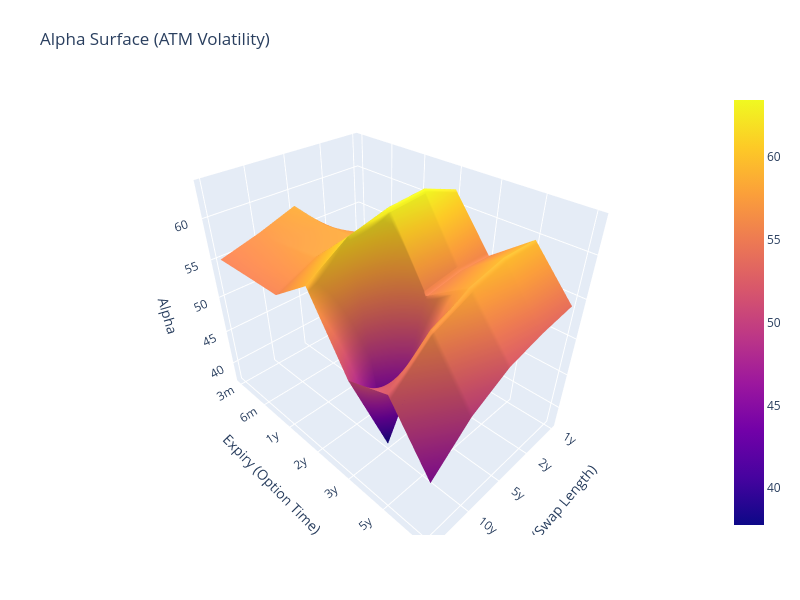
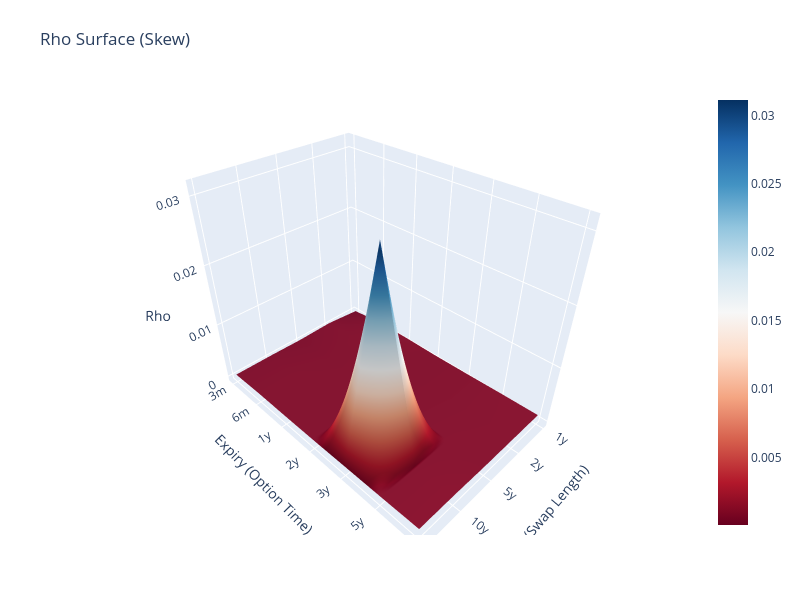
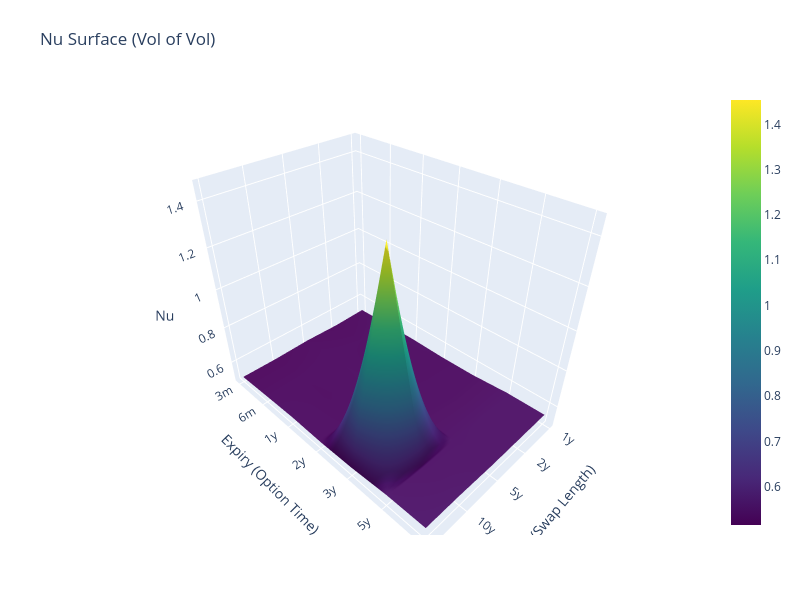

The notebook cell saved with these charts, in order:
### Markdown cell above
### Visualization

### Code cell
def plot_sabr_surface(data_df, param_name, title, color_scale='Viridis'):
    """
    Generates an interactive 3D surface plot for a given SABR parameter.
    """
    # 1. Pivot Data: Rows=Expiry, Cols=Tenor, Values=Parameter
    # Ensure logical sort order for axis labels
    expiry_order = ['3m', '6m', '1y', '2y', '3y', '5y', '10y']
    tenor_order = ['1y', '2y', '5y', '10y', '30y']
    
    pivot_df = data_df.pivot(index='Expiry', columns='Tenor', values=param_name)
    pivot_df = pivot_df.reindex(expiry_order)[tenor_order]
    
    # 2. Create Grid
    x = tenor_order
    y = expiry_order
    z = pivot_df.values
    
    # 3. Plotly Surface
    fig = go.Figure(data=[go.Surface(z=z, x=x, y=y, colorscale=color_scale)])
    
    fig.update_layout(
        title=title,
        scene = dict(
            xaxis_title='Tenor (Swap Length)',
            yaxis_title='Expiry (Option Time)',
            zaxis_title=param_name,
            xaxis=dict(tickmode='array', tickvals=list(range(len(x))), ticktext=x),
            yaxis=dict(tickmode='array', tickvals=list(range(len(y))), ticktext=y),
        ),
        width=800,
        height=600,
        margin=dict(l=65, r=50, b=65, t=90)
    )
    
    fig.show()

# --- Generate the 3 Surfaces ---

# 1. Alpha Surface (ATM Volatility)
plot_sabr_surface(calib_df, 'Alpha', 'Alpha Surface (ATM Volatility)', 'Plasma')

# 2. Rho Surface (Skew)
plot_sabr_surface(calib_df, 'Rho', 'Rho Surface (Skew)', 'RdBu')

# 3. Nu Surface (Vol of Vol)
plot_sabr_surface(calib_df, 'Nu', 'Nu Surface (Vol of Vol)', 'Viridis')

### Figure 1 — Plotly figure (JSON) as saved in the notebook; plotly's stock layout.template omitted (floating-point values rounded to 4 significant figures)
{"data": [{"colorscale": [[0, "#0d0887"], [0.1111, "#46039f"], [0.2222, "#7201a8"], [0.3333, "#9c179e"], [0.4444, "#bd3786"], [0.5556, "#d8576b"], [0.6667, "#ed7953"], [0.7778, "#fb9f3a"], [0.8889, "#fdca26"], [1, "#f0f921"]], "type": "surface", "x": ["1y", "2y", "5y", "10y", "30y"], "y": ["3m", "6m", "1y", "2y", "3y", "5y", "10y"], "z": [[43.36, 52.01, 58.24, 56.54, 55.16], [46.08, 54.37, 57.69, 56.93, 55.27], [51.53, 56.93, 57.91, 57.57, 55.34], [61.83, 63.45, 63.03, 61.81, 58.75], [55.64, 55.87, 55.18, 37.78, 50.72], [59.54, 59.62, 58.54, 56.72, 52.47], [53.99, 53.41, 52.36, 49.85, 45.46]]}], "layout": {"height": 600, "margin": {"b": 65, "l": 65, "r": 50, "t": 90}, "scene": {"xaxis": {"tickmode": "array", "ticktext": ["1y", "2y", "5y", "10y", "30y"], "tickvals": [0, 1, 2, 3, 4], "title": {"text": "Tenor (Swap Length)"}}, "yaxis": {"tickmode": "array", "ticktext": ["3m", "6m", "1y", "2y", "3y", "5y", "10y"], "tickvals": [0, 1, 2, 3, 4, 5, 6], "title": {"text": "Expiry (Option Time)"}}, "zaxis": {"title": {"text": "Alpha"}}}, "title": {"text": "Alpha Surface (ATM Volatility)"}, "width": 800}}

### Figure 2 — Plotly figure (JSON) as saved in the notebook; plotly's stock layout.template omitted (floating-point values rounded to 4 significant figures)
{"data": [{"colorscale": [[0, "rgb(103,0,31)"], [0.1, "rgb(178,24,43)"], [0.2, "rgb(214,96,77)"], [0.3, "rgb(244,165,130)"], [0.4, "rgb(253,219,199)"], [0.5, "rgb(247,247,247)"], [0.6, "rgb(209,229,240)"], [0.7, "rgb(146,197,222)"], [0.8, "rgb(67,147,195)"], [0.9, "rgb(33,102,172)"], [1, "rgb(5,48,97)"]], "type": "surface", "x": ["1y", "2y", "5y", "10y", "30y"], "y": ["3m", "6m", "1y", "2y", "3y", "5y", "10y"], "z": [[6.741e-05, 0.000618, 0.0004617, 0.0005558, 0.0005635], [0.0007294, 0.000711, 0.0006388, 0.0007067, 0.000711], [0.0008069, 0.0007073, 0.0007241, 0.0007473, 0.0006899], [0.0007241, 0.0007244, 0.0007239, 0.00073, 0.0007248], [0.0007787, 0.0007765, 0.0007914, 0.03113, 0.000825], [0.0008823, 0.0008629, 0.0008865, 0.0009053, 0.0009146], [0.0009167, 0.0009158, 0.0009176, 0.001058, 0.001053]]}], "layout": {"height": 600, "margin": {"b": 65, "l": 65, "r": 50, "t": 90}, "scene": {"xaxis": {"tickmode": "array", "ticktext": ["1y", "2y", "5y", "10y", "30y"], "tickvals": [0, 1, 2, 3, 4], "title": {"text": "Tenor (Swap Length)"}}, "yaxis": {"tickmode": "array", "ticktext": ["3m", "6m", "1y", "2y", "3y", "5y", "10y"], "tickvals": [0, 1, 2, 3, 4, 5, 6], "title": {"text": "Expiry (Option Time)"}}, "zaxis": {"title": {"text": "Rho"}}}, "title": {"text": "Rho Surface (Skew)"}, "width": 800}}

### Figure 3 — Plotly figure (JSON) as saved in the notebook; plotly's stock layout.template omitted (floating-point values rounded to 4 significant figures)
{"data": [{"colorscale": [[0, "#440154"], [0.1111, "#482878"], [0.2222, "#3e4989"], [0.3333, "#31688e"], [0.4444, "#26828e"], [0.5556, "#1f9e89"], [0.6667, "#35b779"], [0.7778, "#6ece58"], [0.8889, "#b5de2b"], [1, "#fde725"]], "type": "surface", "x": ["1y", "2y", "5y", "10y", "30y"], "y": ["3m", "6m", "1y", "2y", "3y", "5y", "10y"], "z": [[0.5224, 0.5164, 0.521, 0.5153, 0.5155], [0.5271, 0.5234, 0.5249, 0.5234, 0.5233], [0.5294, 0.5184, 0.5261, 0.5227, 0.5295], [0.5254, 0.5255, 0.5252, 0.5256, 0.5262], [0.528, 0.5274, 0.5293, 1.454, 0.5321], [0.542, 0.5422, 0.5417, 0.5412, 0.5479], [0.543, 0.5429, 0.5431, 0.55, 0.5509]]}], "layout": {"height": 600, "margin": {"b": 65, "l": 65, "r": 50, "t": 90}, "scene": {"xaxis": {"tickmode": "array", "ticktext": ["1y", "2y", "5y", "10y", "30y"], "tickvals": [0, 1, 2, 3, 4], "title": {"text": "Tenor (Swap Length)"}}, "yaxis": {"tickmode": "array", "ticktext": ["3m", "6m", "1y", "2y", "3y", "5y", "10y"], "tickvals": [0, 1, 2, 3, 4, 5, 6], "title": {"text": "Expiry (Option Time)"}}, "zaxis": {"title": {"text": "Nu"}}}, "title": {"text": "Nu Surface (Vol of Vol)"}, "width": 800}}
